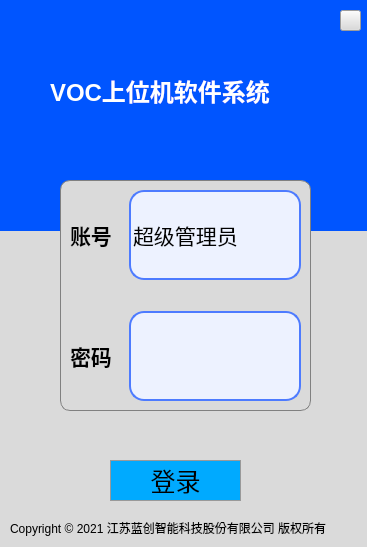
<?xml version="1.0" encoding="UTF-8"?>
<ui version="4.0">
 <class>Dialog</class>
 <widget class="QDialog" name="Dialog">
  <property name="geometry">
   <rect>
    <x>0</x>
    <y>0</y>
    <width>367</width>
    <height>547</height>
   </rect>
  </property>
  <property name="windowTitle">
   <string>VOCLogin</string>
  </property>
  <property name="windowIcon">
   <iconset resource="res.qrc">
    <normaloff>:/images/icon.ico</normaloff>:/images/icon.ico</iconset>
  </property>
  <property name="styleSheet">
   <string notr="true">background-color: rgb(218, 218, 218);
</string>
  </property>
  <widget class="QLabel" name="label">
   <property name="geometry">
    <rect>
     <x>0</x>
     <y>0</y>
     <width>367</width>
     <height>231</height>
    </rect>
   </property>
   <property name="styleSheet">
    <string notr="true">background-color: rgb(0, 85, 255);</string>
   </property>
   <property name="text">
    <string/>
   </property>
  </widget>
  <widget class="QLabel" name="label_2">
   <property name="geometry">
    <rect>
     <x>50</x>
     <y>60</y>
     <width>291</width>
     <height>61</height>
    </rect>
   </property>
   <property name="font">
    <font>
     <pointsize>18</pointsize>
     <weight>75</weight>
     <bold>true</bold>
    </font>
   </property>
   <property name="styleSheet">
    <string notr="true">color: rgb(255, 255, 255);
background-color: rgb(0, 85, 255);</string>
   </property>
   <property name="text">
    <string>VOC上位机软件系统</string>
   </property>
   <property name="scaledContents">
    <bool>false</bool>
   </property>
  </widget>
  <widget class="QPushButton" name="pushButton">
   <property name="geometry">
    <rect>
     <x>110</x>
     <y>460</y>
     <width>131</width>
     <height>41</height>
    </rect>
   </property>
   <property name="font">
    <font>
     <pointsize>19</pointsize>
    </font>
   </property>
   <property name="styleSheet">
    <string notr="true">QPushButton{background-color:#00aaff;width:48px;height:24px;border:1px solid #999999;opacity:1;}
QPushButton:hover{width: 48px;height: 24px;background: #E4EEF8;border: 1px solid #87AFFA;opacity: 1;}
QPushButton:pressed{width: 56px;height: 24px;background: #CCE5F8;border: 1px solid #0A64E1;opacity: 1;}
QPushButton:disabled{width: 56px;height: 24px;background: #CCE5F8;border: 1px solid #0A64E1;opacity: 1;}
</string>
   </property>
   <property name="text">
    <string>登录</string>
   </property>
  </widget>
  <widget class="QGroupBox" name="groupBox">
   <property name="geometry">
    <rect>
     <x>60</x>
     <y>180</y>
     <width>251</width>
     <height>231</height>
    </rect>
   </property>
   <property name="styleSheet">
    <string notr="true">QGroupBox::enabled{border:1px solid grey;border-radius:10px}</string>
   </property>
   <property name="title">
    <string/>
   </property>
   <widget class="QWidget" name="layoutWidget">
    <property name="geometry">
     <rect>
      <x>10</x>
      <y>10</y>
      <width>231</width>
      <height>211</height>
     </rect>
    </property>
    <layout class="QVBoxLayout" name="verticalLayout" stretch="3,1,3">
     <property name="spacing">
      <number>2</number>
     </property>
     <item>
      <layout class="QHBoxLayout" name="horizontalLayout" stretch="1,3">
       <property name="sizeConstraint">
        <enum>QLayout::SetFixedSize</enum>
       </property>
       <item>
        <widget class="QLabel" name="label_3">
         <property name="font">
          <font>
           <pointsize>16</pointsize>
           <weight>75</weight>
           <bold>true</bold>
          </font>
         </property>
         <property name="text">
          <string>账号</string>
         </property>
        </widget>
       </item>
       <item>
        <widget class="QComboBox" name="comboBox">
         <property name="sizePolicy">
          <sizepolicy hsizetype="Preferred" vsizetype="Expanding">
           <horstretch>0</horstretch>
           <verstretch>0</verstretch>
          </sizepolicy>
         </property>
         <property name="font">
          <font>
           <pointsize>16</pointsize>
          </font>
         </property>
         <property name="styleSheet">
          <string notr="true">/*QCombobox主体*/
QComboBox {
    border: 2px solid #f3f3f3;/*设置线宽*/
	background-color: rgb(237, 242, 255);/*背景颜色*/
    border-radius: 15px;/*圆角*/
    padding: 1px 2px 1px 2px;  /*针对于组合框中的文本内容*/
	text-align:bottom;
    /*min-height: 5em;*/

	border-style:solid;/*边框为实线型*/
	border-width:2px;/*边框宽度*/
	border-color:rgb(77, 123, 255);/*边框颜色*/

	
}
/*QCombobox右侧按钮*/
QComboBox::drop-down {
    subcontrol-origin: padding;
    subcontrol-position: top right;/*放于右方顶部*/
    width: 20px;/*设置按钮范围宽度*/
 	/*border-radius: 15px;
    border-left-width: 1px;
    border-left-color: darkgray;
    border-left-style: solid;*/

    border-top-right-radius: 3px;/*设置边框圆角*/
    border-bottom-right-radius: 3px;
/*padding-right: 50px;*/
}



/* 下拉后，整个下拉窗体样式 */
QComboBox QAbstractItemView {
    border: 2px solid #f3f3f3;/*边框宽度、线形、颜色*/
	background-color: rgba(237, 242, 255, 1);/*背景颜色*/
    border-radius: 15px;/*圆角*/
    padding: 1px 2px 1px 2px;  /*针对于组合框中的文本内容*/
    min-width: 9em;   /*# 组合框的最小宽度*/
}

/* 下拉后，整个下拉窗体每项的样式 */
QComboBox QAbstractItemView::item {
	border-radius: 15px;/*圆角*/
    height: 30px;   /* 项的高度（设置pComboBox-&gt;setView(new QListView());后，该项才起作用） */
	background-color: rgb(237, 242, 255);

}

/*以下部分不知为何不生效，有待调试*/
/* 下拉后，整个下拉窗体越过每项的样式 */
QComboBox QAbstractItemView::item:hover {
    color: #FFFFF0;
       /* 整个下拉窗体越过每项的背景色 */
	background-color: rgb(98, 0, 255);
}

/* 下拉后，整个下拉窗体被选择的每项的样式 */
QComboBox QAbstractItemView::item:selected {
    color: #FFFFF0;
	background-color: rgb(0, 85, 200);
}
</string>
         </property>
         <item>
          <property name="text">
           <string>超级管理员</string>
          </property>
         </item>
         <item>
          <property name="text">
           <string>管理员</string>
          </property>
         </item>
         <item>
          <property name="text">
           <string>普通用户</string>
          </property>
         </item>
        </widget>
       </item>
      </layout>
     </item>
     <item>
      <spacer name="verticalSpacer">
       <property name="orientation">
        <enum>Qt::Vertical</enum>
       </property>
       <property name="sizeHint" stdset="0">
        <size>
         <width>20</width>
         <height>40</height>
        </size>
       </property>
      </spacer>
     </item>
     <item>
      <layout class="QHBoxLayout" name="horizontalLayout_2" stretch="1,3">
       <item>
        <widget class="QLabel" name="label_4">
         <property name="font">
          <font>
           <pointsize>16</pointsize>
           <weight>75</weight>
           <bold>true</bold>
          </font>
         </property>
         <property name="text">
          <string>密码</string>
         </property>
        </widget>
       </item>
       <item>
        <widget class="QLineEdit" name="lineEdit_2">
         <property name="sizePolicy">
          <sizepolicy hsizetype="Expanding" vsizetype="Expanding">
           <horstretch>0</horstretch>
           <verstretch>0</verstretch>
          </sizepolicy>
         </property>
         <property name="font">
          <font>
           <family>微软雅黑</family>
           <pointsize>12</pointsize>
           <weight>9</weight>
           <italic>false</italic>
           <bold>false</bold>
          </font>
         </property>
         <property name="styleSheet">
          <string notr="true">QLineEdit
{
	border: 2px solid #f3f3f3;/*设置线宽*/
	background-color: rgb(237, 242, 255);/*背景颜色*/
    border-radius: 15px;/*圆角*/
    padding: 1px 2px 1px 2px;  /*针对于组合框中的文本内容*/
	text-align:bottom;
    
    /*min-height: 5em;*/

	border-style:solid;/*边框为实线型*/
	border-width:2px;/*边框宽度*/
	border-color:rgb(77, 123, 255);/*边框颜色*/

	
	
	color: rgb(0, 0, 0);
	
	font: 75 12pt &quot;微软雅黑&quot;;
}</string>
         </property>
        </widget>
       </item>
      </layout>
     </item>
    </layout>
   </widget>
  </widget>
  <widget class="QPushButton" name="pushButton_3">
   <property name="geometry">
    <rect>
     <x>340</x>
     <y>10</y>
     <width>21</width>
     <height>21</height>
    </rect>
   </property>
   <property name="styleSheet">
    <string notr="true">border-image: url(:/images/close.png);</string>
   </property>
   <property name="text">
    <string/>
   </property>
  </widget>
  <widget class="QLabel" name="label_5">
   <property name="geometry">
    <rect>
     <x>10</x>
     <y>520</y>
     <width>341</width>
     <height>16</height>
    </rect>
   </property>
   <property name="text">
    <string>Copyright © 2021 江苏蓝创智能科技股份有限公司 版权所有</string>
   </property>
  </widget>
  <zorder>label</zorder>
  <zorder>label_2</zorder>
  <zorder>pushButton</zorder>
  <zorder>pushButton_3</zorder>
  <zorder>label_5</zorder>
  <zorder>groupBox</zorder>
 </widget>
 <resources>
  <include location="res.qrc"/>
 </resources>
 <connections/>
</ui>
